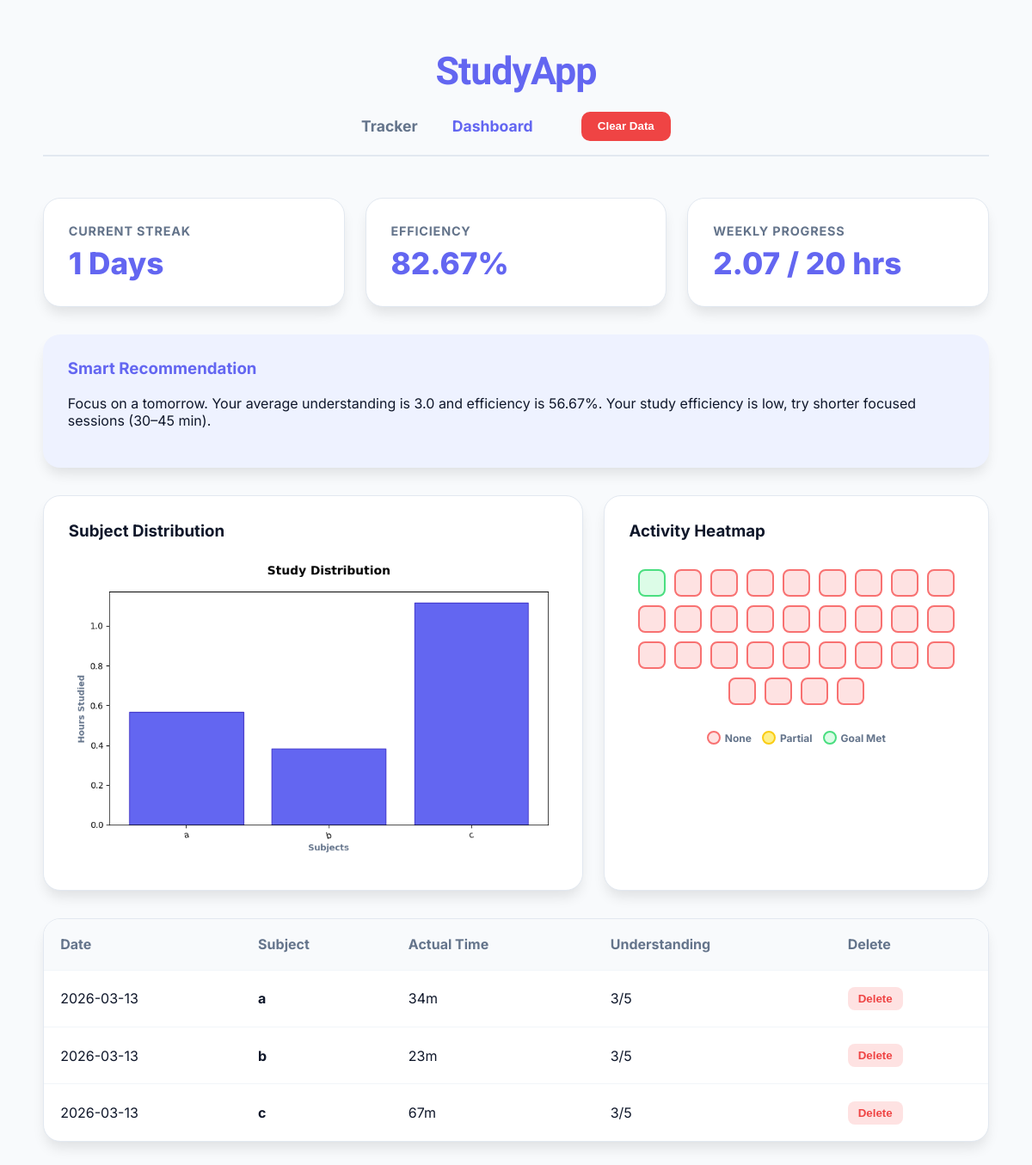
/dashboard, run on the app's committed database.
### tables this page shows
CREATE TABLE study_logs (
    id INTEGER PRIMARY KEY AUTOINCREMENT,
    subject TEXT,
    planned_time INTEGER,
    actual_time INTEGER,
    understanding INTEGER,
    date TEXT
);

### app.py (the view)
@app.route("/dashboard")
def dashboard():
    theme, _ = get_user_settings()
    conn = sqlite3.connect("database.db")
    cursor = conn.cursor()
    cursor.execute("SELECT id, date, subject, planned_time, actual_time, understanding FROM study_logs ORDER BY id ASC")
    logs = cursor.fetchall()
    conn.close()
    current_streak, _ = get_streaks()
    efficiency = get_efficiency()
    _, progress_hours, _ = get_weekly_goal_progress()
    _, _, recommendation = get_recommendation()
    if logs:
        generate_subject_graph()
    heatmap_html = get_heatmap_data()
    return render_template(
        "dashboard.html",
        logs=logs,
        streak=current_streak,
        efficiency=efficiency,
        total_hours_this_week=progress_hours,
        recommendation=recommendation,
        heatmap_html=heatmap_html,
        version=random.randint(1, 9999),
        theme=theme
    )

### app.py (called while the page is built)
def get_user_settings():
    conn = sqlite3.connect("database.db")
    cursor = conn.cursor()
    cursor.execute("SELECT theme, weekly_goal FROM settings WHERE id=1")
    settings = cursor.fetchone()
    conn.close()
    return settings if settings else ('light', 20)

### logic/efficiency.py (called while the page is built)
def get_efficiency():
    conn = sqlite3.connect("database.db")
    cursor = conn.cursor()
    cursor.execute("SELECT SUM(actual_time), SUM(planned_time) FROM study_logs")
    row = cursor.fetchone()
    conn.close()
    total_actual = row[0] or 0
    total_planned = row[1] or 1  # avoid division by zero
    efficiency = round((total_actual / total_planned) * 100, 2)
    return efficiency

### logic/graphs.py (called while the page is built)
def generate_subject_graph():
    conn = sqlite3.connect("database.db")
    cursor = conn.cursor()
    cursor.execute("SELECT subject, SUM(actual_time) FROM study_logs GROUP BY subject")
    data = cursor.fetchall()
    conn.close()
    if not data:
        return
    subjects = [row[0] for row in data]
    times = [row[1] / 60 for row in data]
    plt.figure(figsize=(8, 5))
    plt.bar(subjects, times, color='#6366f1', edgecolor='#4338ca', linewidth=1)
    plt.xlabel('Subjects', fontweight='bold', color='#64748b')
    plt.ylabel('Hours Studied', fontweight='bold', color='#64748b')
    plt.title('Study Distribution', fontweight='800', fontsize=14, pad=20)
    plt.xticks(rotation=15)
    plt.tight_layout()
    graph_path = os.path.join('static', 'study_graph.png')
    plt.savefig(graph_path, transparent=True)
    plt.close()

### logic/heatmap.py (called while the page is built)
def get_heatmap_data():
    conn = sqlite3.connect("database.db")
    cursor = conn.cursor()
    today = date.today()
    start_date = today - timedelta(days=30)
    cursor.execute("""
        SELECT date, SUM(actual_time)
        FROM study_logs
        WHERE date >= ?
        GROUP BY date
    """, (start_date,))
    data = dict(cursor.fetchall())
    conn.close()
    heatmap_html = ""
    for i in range(31):
        current_date = today - timedelta(days=i)
        date_str = current_date.strftime("%Y-%m-%d")
        minutes = data.get(date_str, 0)
        if current_date > today:
            level = "upcoming"
        elif minutes == 0:
            level = "none"
        elif minutes < 120:
            level = "partial"
        else:
            level = "full"
        heatmap_html += f'<div class="heatmap-day {level}" title="{date_str}: {minutes} mins"></div>'
    return heatmap_html

### templates/dashboard.html (shortened to what this page needs)
<!DOCTYPE html>
<html lang="en">
<head>
    <link rel="stylesheet" href="{{ url_for('static', filename='style.css') }}">
</head>
<body style="padding: 2.5rem;">
    <div class="container">
        <div style="display: flex; flex-direction: column; align-items: center; margin-bottom: 3rem; padding: 1rem 0; border-bottom: 2px solid #e2e8f0;">
            <h1 style="margin: 0; font-family: 'Arimo', sans-serif; font-size: 2.8rem; color: var(--primary); letter-spacing: -1px; padding-bottom: 0.8rem;">
                StudyApp
            </h1>
            <nav style="display: flex; gap: 2.5rem; margin-top: 0.5rem; align-items: center;">
                <a href="/" style="text-decoration: none; font-weight: 700; color: var(--text-muted); font-size: 1.1rem;">Tracker</a>
                <a href="/dashboard" style="text-decoration: none; font-weight: 700; color: var(--primary); font-size: 1.1rem;">Dashboard</a>
                <form action="/clear" method="POST" onsubmit="return confirm('Delete all history?');" style="margin-left: 1rem;">
                    <button type="submit" class="btn-clear">Clear Data</button>
                </form>
            </nav>
        </div>
        <div class="dashboard-grid">
            <div class="card">
                <div class="stat-label">Current Streak</div>
                <div class="stat-value">{{ streak }} Days</div>
            </div>
            <div class="card">
                <div class="stat-label">Efficiency</div>
                <div class="stat-value">{{ efficiency }}%</div>
            </div>
            <div class="card {% if total_hours_this_week >= 20 %}goal-met{% endif %}">
                <div class="stat-label">Weekly Progress</div>
                <div class="stat-value">{{ total_hours_this_week }} / 20 hrs</div>
            </div>
        </div>
        <div class="card" style="margin-bottom: 2rem; background: var(--primary-light); border: none;">
            <h3 style="margin-top:0; color: var(--primary);">Smart Recommendation</h3>
            <p>{{ recommendation }}</p>
        </div>
        <div class="chart-grid">
            <div class="card">
                <h3 style="margin-top:0;">Subject Distribution</h3>
                {% if logs %}
                    <img src="{{ url_for('static', filename='study_graph.png') }}?v={{ version }}" style="width: 100%; border-radius: 12px;">
                {% else %}
                    <div style="padding: 3rem 1rem; text-align: center; color: var(--text-muted); border: 2px dashed #e2e8f0; border-radius: 15px;">
                        <p style="font-weight: 700;">No Data Available</p>
                    </div>
                {% endif %}
            </div>
            <div class="card">
                <h3 style="margin-top:0;">Activity Heatmap</h3>
                <div class="heatmap-container">
                    {{ heatmap_html | safe }}
                </div>
                <div style="display:flex; justify-content: center; gap: 12px; margin-top: 15px; font-size: 0.75rem; font-weight: 700; color: var(--text-muted);">
                    <div style="display:flex; align-items:center; gap:5px;"><div class="heatmap-day none" style="width:12px; height:12px;"></div> None</div>
                    <div style="display:flex; align-items:center; gap:5px;"><div class="heatmap-day partial" style="width:12px; height:12px;"></div> Partial</div>
                    <div style="display:flex; align-items:center; gap:5px;"><div class="heatmap-day full" style="width:12px; height:12px;"></div> Goal Met</div>
                </div>
            </div>
        </div>
        <div class="table-container">
            <table>
                <thead>
                    <tr>
                        <th>Date</th>
                        <th>Subject</th>
                        <th>Actual Time</th>
                        <th>Understanding</th>
                        <th>Delete</th>
                    </tr>
                </thead>
                <tbody>
                    {% for log in logs %}
                    <tr>
                        <td>{{ log[1] }}</td>
                        <td><strong>{{ log[2] }}</strong></td>
                        <td>{{ log[4] }}m</td>
                        <td>{{ log[5] }}/5</td>
                        <td>
                            <form action="{{ url_for('delete', log_id=log[0]) }}" method="POST">
                                <button type="submit" class="btn-delete">Delete</button>
                            </form>
                        </td>
                    </tr>
                    {% else %}
                    <tr>
                        <td colspan="5" style="text-align: center; padding: 2rem;">No logs found.</td>
                    </tr>
                    {% endfor %}
                </tbody>
            </table>
        </div>
    </div>
</body>
</html>

### static/style.css (style rules this page uses)
:root { --primary: #6366f1; --primary-light: #eef2ff; --success: #10b981; --bg: #f8fafc; --card-bg: #ffffff; --text-main: #0f172a; --text-muted: #64748b; --radius: 20px; --shadow-sm: 0 4px 6px -1px rgba(0, 0, 0, 0.1); --shadow-md: 0 10px 15px -3px rgba(0, 0, 0, 0.1); --shadow-lg: 0 20px 25px -5px rgba(0, 0, 0, 0.15); }
body { background-color: var(--bg); color: var(--text-main); font-family: 'Inter', sans-serif; margin: 0; padding: 0; }
.container { max-width: 1100px; margin: 0 auto; }
.dashboard-grid { display: grid; grid-template-columns: repeat(auto-fit, minmax(280px, 1fr)); gap: 1.5rem; margin-bottom: 2rem; }
.chart-grid { display: grid; grid-template-columns: 1.4fr 1fr; gap: 1.5rem; margin-bottom: 2rem; }
.card { background: var(--card-bg); padding: 1.8rem; border-radius: var(--radius); box-shadow: var(--shadow-md); border: 1px solid #e2e8f0; transition: all 0.3s cubic-bezier(0.4, 0, 0.2, 1); }
.stat-label { color: var(--text-muted); font-size: 0.9rem; font-weight: 700; text-transform: uppercase; letter-spacing: 0.8px; }
.stat-value { font-size: 2.2rem; font-weight: 800; color: var(--primary); margin-top: 8px; }
.heatmap-container { display: flex; flex-wrap: wrap; gap: 10px; padding: 15px 0; justify-content: center; }
.heatmap-day { width: 28px; height: 28px; border-radius: 8px; border: 2px solid; transition: all 0.2s ease; cursor: help; }
.none { background-color: #fee2e2; border-color: #f87171; }
.partial { background-color: #fef08a; border-color: #facc15; }
.full { background-color: #dcfce7; border-color: #4ade80; }
.btn-clear { background: #ef4444; color: white; border: none; padding: 0.6rem 1.2rem; border-radius: 10px; font-weight: 700; cursor: pointer; transition: transform 0.2s; }
.btn-delete { background: #fee2e2; color: #ef4444; border: none; padding: 6px 12px; border-radius: 8px; font-weight: 700; cursor: pointer; transition: background 0.2s; }
.table-container { background: white; border-radius: var(--radius); overflow: hidden; border: 1px solid #e2e8f0; margin-top: 1.5rem; box-shadow: var(--shadow-md); }
table { width: 100%; border-collapse: collapse; }
th { background: #f8fafc; padding: 1.2rem; text-align: left; color: var(--text-muted); }
td { padding: 1.2rem; border-top: 1px solid #f1f5f9; }
tbody tr { transition: all 0.2s ease; cursor: default; }

### data on the page
study_logs: date "2026-03-13", subject "a", actual_time "34", understanding "3"
study_logs: date "2026-03-13", subject "b", actual_time "23", understanding "3"
study_logs: date "2026-03-13", subject "c", actual_time "67", understanding "3"

### other printed values
{{ streak }} "1"
{{ efficiency }} "82.67"
{{ total_hours_this_week }} "2.07"
{{ recommendation }} "Focus on a tomorrow. Your average understanding is 3.0 and efficiency is 56.67%. Your study efficiency is low, try shorter focused sessions (30–45 min)."
